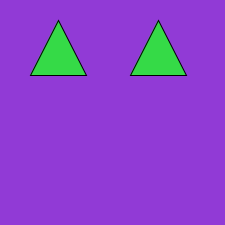
Frame 1 (no input)
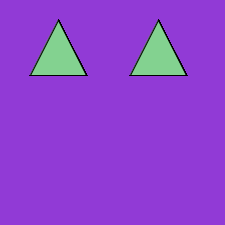
Frame 60 (the mouse pressed at the canvas centre just before this capture)
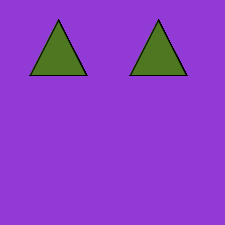
Frame 120 (the mouse held since frame 60 and released just before this capture)

The Processing sketch that drew these frames (run headless with seeded random() and noise(); from frame 60 on, the mouse is pressed at the canvas centre):

// Processing sketch: RavingPumpkinEyes
// ── RavingPumpkinEyes.pde
void setup () {
  background (random(225), random(225), random(225));
  size(225,225);
}
void draw () {
  fill(random(225),random(255),random(225));
  triangle(30, 75, 58, 20, 86, 75);
  triangle(130,75, 158, 20, 186, 75);

  
}
